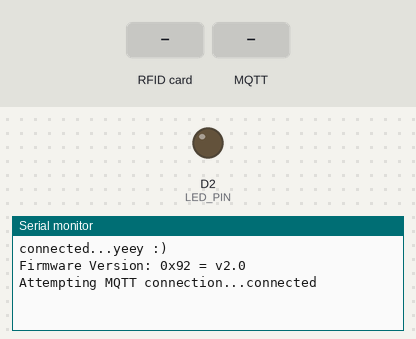
The program below on a simulated ESP8266 (NodeMCU). On the bench: output pins drawn as LEDs (lit = HIGH), the last lines printed to the serial monitor. Inputs (shaded band) come from the test bench. WiFi joins after 1.5 s; servers stay silent unless stated; no MQTT or app messages arrive unless stated.

Above: at 2.7 s.
2.8 s: RFID card 5E 7A 19 C4 held to the reader
At 4.3 s:
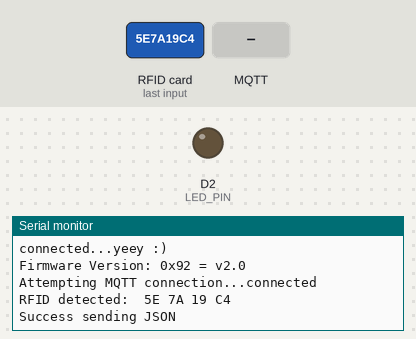
5.1 s: MQTT message "open" arrives on the first subscribed topic
At 8.3 s:
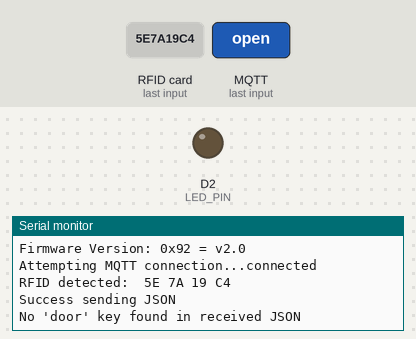

The program:

main.cpp
```cpp
#include <Arduino.h>
#include <WiFiManager.h> // https://github.com/tzapu/WiFiManager
#include <PubSubClient.h>
#include <ArduinoJson.h> // ใช้ไลบรารี ArduinoJson เพื่อจัดการกับ JSON
#include <SPI.h>
#include <MFRC522.h>

#define MQTT_SERVER "broker.emqx.io" // Server Domain Name หรือ IP Address
#define MQTT_PORT 1883 // Port ของ MQTT Broker
#define MQTT_TOPIC_INFO "Group1RealpeachInfo" // ชื่อ Topic ส่งข้อมูลส่วนตัว
#define MQTT_TOPIC_HELLO "Group1RealpeachHello" // ชื่อ Topic รับข้อความ hello
#define MQTT_NAME "rmutt"
#define RST_PIN D3
#define SS_PIN D8
#define LED_PIN D2

MFRC522 mfrc522(SS_PIN, RST_PIN);
String rfid_in = "";
String dump_byte_array(byte *buffer, byte bufferSize);

WiFiClient client;
PubSubClient mqtt(client);

const int SEND_AND_CHECK = 0;
const int SHOW_MESSAGE = 1;
int state;

JsonDocument doc_pub, doc_sub;
char jsonBuffer[512];
bool message_flag = false;
String message = "";

void reconnectMQTT();
void callback(char *topic, byte *payload, unsigned int length) {
  message = ""; // ล้างข้อมูลที่เก็บไว้ในตัวแปร message
  message_flag = true; // กำหนดค่า message_flag เป็น true เพื่อบอกให้รู้ว่ามีข้อมูลใหม่เข้ามา
  for (int i = 0; i < length; i++) {
    message += (char)payload[i]; // เก็บข้อมูลที่ได้รับไว้ในตัวแปร message
  }
}

void setup() {
  Serial.begin(115200);

  WiFiManager wm;
  bool res;
  res = wm.autoConnect("Group1RealPeach"); // anonymous ap
  if(!res) {
    Serial.println("Failed to connect");
    ESP.restart(); // Restart if WiFi connection fails
  } else {
    Serial.println("connected...yeey :)");
  }

  pinMode(LED_PIN, OUTPUT);

  state = SEND_AND_CHECK;
  SPI.begin();
  mfrc522.PCD_Init();
  mfrc522.PCD_DumpVersionToSerial();

  mqtt.setServer(MQTT_SERVER, MQTT_PORT);
  mqtt.setCallback(callback);
  mqtt.subscribe(MQTT_TOPIC_HELLO);
}

void loop() {
  if (!mqtt.connected()) {
    reconnectMQTT();
  }
  mqtt.loop();

  switch (state) {
    case SEND_AND_CHECK:
      if (mfrc522.PICC_IsNewCardPresent() && mfrc522.PICC_ReadCardSerial()) {
        rfid_in = dump_byte_array(mfrc522.uid.uidByte, mfrc522.uid.size);
        Serial.println("RFID detected: " + rfid_in);

        if (mqtt.connected()) {
          doc_pub["name"] = rfid_in;
          serializeJson(doc_pub, jsonBuffer);
          if (mqtt.publish(MQTT_TOPIC_INFO, jsonBuffer)) {
            Serial.println("Success sending JSON");
          } else {
            Serial.println("Fail sending JSON");
          }
          rfid_in = ""; // Clear RFID input after publishing
        } else {
          Serial.println("MQTT not connected, trying to reconnect...");
        }
      }

      if (message_flag) {
        state = SHOW_MESSAGE;
      }
      delay(2000);
      break;

    case SHOW_MESSAGE:
  deserializeJson(doc_sub, message);
  if (doc_sub.containsKey("door")) {
    const char* door_state = doc_sub["door"];
    Serial.println("Door state: " + String(door_state));

    // Check if the door should be opened
    if (strcmp(door_state, "open") == 0) {
      digitalWrite(LED_PIN, HIGH); // Turn on the LED
      Serial.println("Door is open. LED turned on.");
      delay(3000); // Wait for 5 seconds
      digitalWrite(LED_PIN, LOW); // Turn off the LED
    } else {
      digitalWrite(LED_PIN, LOW); // Turn off the LED
      Serial.println("Door is closed. LED turned off.");
    }
  } else {
    Serial.println("No 'door' key found in received JSON");
  }
  message_flag = false;
  state = SEND_AND_CHECK;
  break;}
}
String dump_byte_array(byte *buffer, byte bufferSize) {
  String content = "";
  for (byte i = 0; i < bufferSize; i++) {
    content.concat(String(buffer[i] < 0x10 ? " 0" : " "));
    content.concat(String(buffer[i], HEX));
  }
  content.toUpperCase();
  return content;
}

void reconnectMQTT() {
  while (!mqtt.connected()) {
    Serial.print("Attempting MQTT connection...");
    if (mqtt.connect(MQTT_NAME)) {
      Serial.println("connected");
      mqtt.subscribe(MQTT_TOPIC_HELLO);
    } else {
      Serial.print("failed, rc=");
      Serial.print(mqtt.state());
      delay(5000); // Wait 5 seconds before retrying
    }
  }
}
```

Measured:
- after the input at 2.8 s, the serial monitor: prints a new line after 0.83 s (image 1)
- after the input at 5.1 s, the serial monitor: prints a new line after 2.6 s (image 2)
